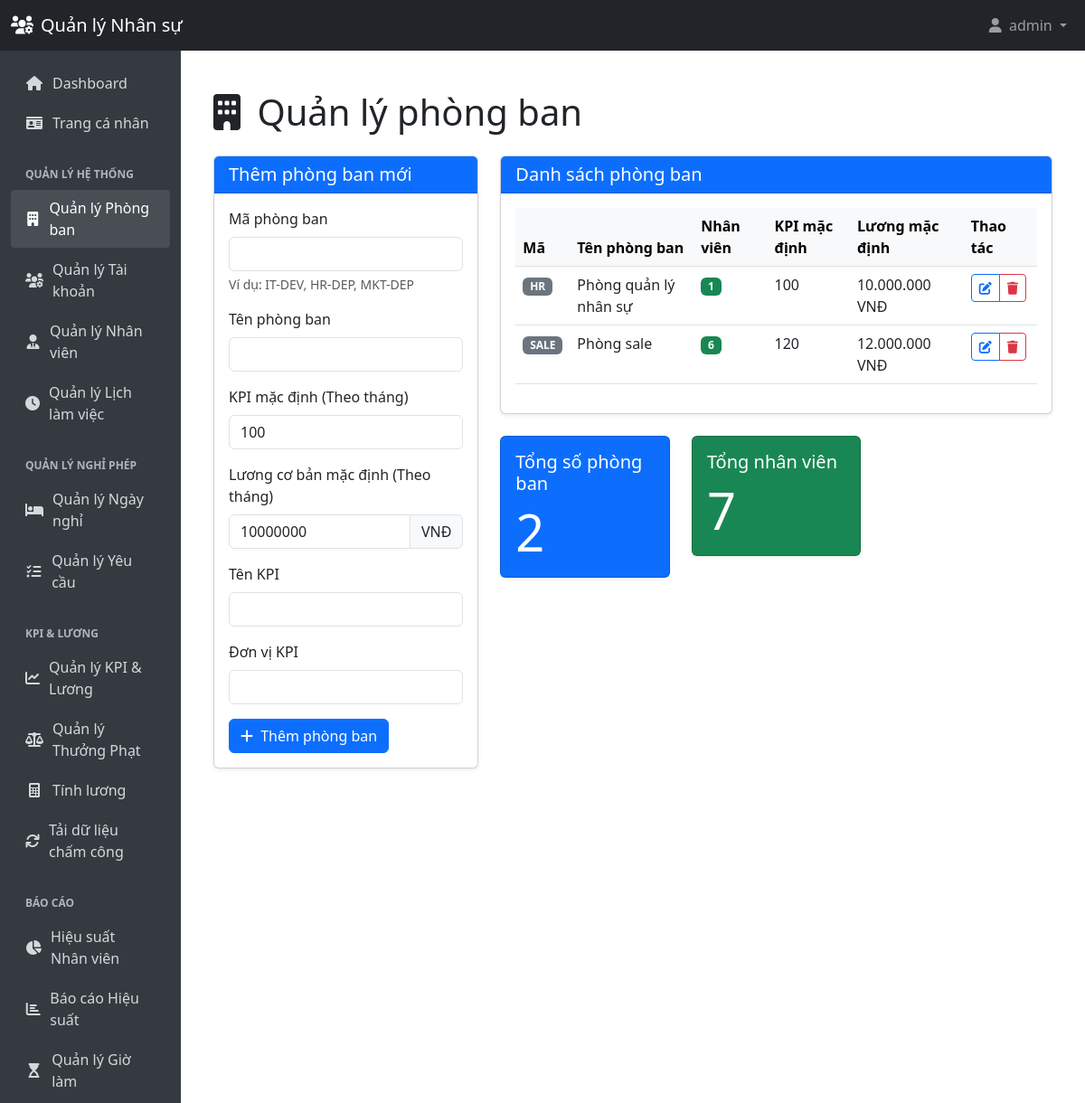
The app's page /pages/departments.php (signed in) with its own data.
### tables this page shows
CREATE TABLE `users` (
  `user_id` int(11) NOT NULL,
  `username` varchar(50) NOT NULL,
  `password` varchar(255) NOT NULL,
  `email` varchar(100) DEFAULT NULL,
  `role_id` int(11) NOT NULL,
  `created_at` timestamp NULL DEFAULT current_timestamp(),
  `is_locked` tinyint(1) DEFAULT 0
);

CREATE TABLE `departments` (
  `department_id` int(11) NOT NULL,
  `department_code` varchar(50) NOT NULL,
  `department_name` varchar(100) NOT NULL,
  `kpi_name` varchar(100) NOT NULL,
  `kpi_unit` varchar(100) NOT NULL,
  `max_employees` int(11) NOT NULL,
  `default_kpi` decimal(10,2) NOT NULL,
  `default_salary` decimal(12,2) NOT NULL,
  `created_at` timestamp NULL DEFAULT current_timestamp(),
  `updated_at` timestamp NULL DEFAULT current_timestamp() ON UPDATE current_timestamp(),
  `is_active` tinyint(1) NOT NULL DEFAULT 1
);

### config/db.php (called while the page is built, shortened)
<?php
$host = 'localhost';
$dbname = 'qlns';
$username = 'root';
$password = '';
$charset = 'utf8mb4';
$dsn = "mysql:host=$host;dbname=$dbname;charset=$charset";
$options = [
    PDO::ATTR_ERRMODE => PDO::ERRMODE_EXCEPTION,
    PDO::ATTR_DEFAULT_FETCH_MODE => PDO::FETCH_ASSOC,
    PDO::ATTR_EMULATE_PREPARES => false,
];
try {
    $pdo = new PDO($dsn, $username, $password, $options);
} catch (PDOException $e) {
    die("Lỗi kết nối cơ sở dữ liệu: " . $e->getMessage());
}
function getCurrentUser() {
    if (isset($_SESSION['user_id'])) {
        global $pdo;
        $stmt = $pdo->prepare("
            SELECT u.*, r.role_name
            FROM users u
            JOIN roles r ON u.role_id = r.role_id
            WHERE u.user_id = ?
        ");
        $stmt->execute([$_SESSION['user_id']]);
        return $stmt->fetch();
    }
    return false;
}
?>

### pages/departments.php (the view, shortened to what this page needs)
<?php
require_once dirname(__DIR__) . '/config/db.php';
try {
    $stmt = $pdo->query("
        SELECT d.*,
               (SELECT COUNT(*) FROM employees e WHERE e.department_id = d.department_id and e.is_locked = 0) as employee_count,
               (SELECT COUNT(*) FROM monthly_department_settings mds WHERE mds.department_id = d.department_id) as settings_count
        FROM departments d
        where d.is_active = 1
        ORDER BY d.department_name
    ");
    $departments = $stmt->fetchAll();
} catch (PDOException $e) {
    $error = "Lỗi khi lấy danh sách phòng ban: " . $e->getMessage();
    $departments = [];
}
$departmentToEdit = null;
?>
<!DOCTYPE html>
<html lang="vi">
<head>
    <link href="https://cdn.jsdelivr.net/npm/bootstrap@5.3.0-alpha1/dist/css/bootstrap.min.css" rel="stylesheet">
    <link rel="stylesheet" href="https://cdnjs.cloudflare.com/ajax/libs/font-awesome/6.4.0/css/all.min.css">
</head>
<body>
<?php include dirname(__DIR__) . '/partials/header.php'; ?>
    <div class="container mt-4">
        <h1 class="mb-4">
            <i class="fas fa-building me-2"></i>
            Quản lý phòng ban
        </h1>
        <div class="row">
        <?php
if ($currentUser['role_name'] === 'Admin'): ?>
    <div class="col-lg-4 mb-4">
        <div class="card shadow-sm">
            <div class="card-header bg-primary text-white">
                <h5 class="card-title mb-0">
                    <?= $departmentToEdit ? 'Cập nhật phòng ban' : 'Thêm phòng ban mới' ?>
                </h5>
            </div>
            <div class="card-body">
                <form method="post" action="">
                    <div class="mb-3">
                        <label for="department_code" class="form-label">Mã phòng ban</label>
                        <input type="text" class="form-control" id="department_code" name="department_code"
                               value="<?= $departmentToEdit ? $departmentToEdit['department_code'] : '' ?>"
                               <?= $departmentToEdit ? 'readonly' : 'required' ?>>
                        <div class="form-text">Ví dụ: IT-DEV, HR-DEP, MKT-DEP</div>
                    </div>
                    <div class="mb-3">
                        <label for="department_name" class="form-label">Tên phòng ban</label>
                        <input type="text" class="form-control" id="department_name" name="department_name"
                               value="<?= $departmentToEdit ? $departmentToEdit['department_name'] : '' ?>" required>
                    </div>
                    <div class="mb-3">
                        <label for="default_kpi" class="form-label">KPI mặc định (Theo tháng)</label>
                        <input type="number" step="1" class="form-control" id="default_kpi" name="default_kpi"
                               value="<?= $departmentToEdit ? $departmentToEdit['default_kpi'] : '100' ?>" required min="0">
                    </div>
                    <div class="mb-3">
                        <label for="default_salary" class="form-label">Lương cơ bản mặc định (Theo tháng)</label>
                        <div class="input-group">
                            <input type="number" class="form-control" id="default_salary" name="default_salary"
                                   value="<?= $departmentToEdit ? $departmentToEdit['default_salary'] : '10000000' ?>" required min="0">
                            <span class="input-group-text">VNĐ</span>
                        </div>
                    </div>
                    <div class="mb-3">
                        <label for="kpi_name" class="form-label">Tên KPI</label>
                        <input type="text" class="form-control" id="kpi_name" name="kpi_name"
                        value="<?= $departmentToEdit ? $departmentToEdit['kpi_name'] : '' ?>" required>
                    </div>
                    <div class="mb-3">
                        <label for="kpi_unit" class="form-label">Đơn vị KPI</label>
                        <input type="text" class="form-control" id="kpi_unit" name="kpi_unit"
                        value="<?= $departmentToEdit ? $departmentToEdit['kpi_unit'] : '' ?>" required>
                    </div>
                    <?php if ($departmentToEdit): ?>
                        <button type="submit" name="update_department" class="btn btn-success">
                            <i class="fas fa-save me-1"></i> Cập nhật phòng ban
                        </button>
                        <a href="departments.php" class="btn btn-secondary">
                            <i class="fas fa-times me-1"></i> Hủy
                        </a>
                    <?php else: ?>
                        <button type="submit" name="add_department" class="btn btn-primary">
                            <i class="fas fa-plus me-1"></i> Thêm phòng ban
                        </button>
                    <?php endif; ?>
                </form>
            </div>
        </div>
    </div>
<?php endif; ?>
            <div class="col-lg-8">
                <div class="card shadow-sm">
                    <div class="card-header bg-primary text-white">
                        <h5 class="card-title mb-0">Danh sách phòng ban</h5>
                    </div>
                    <div class="card-body">
                        <?php if (empty($departments)): ?>
                            <div class="alert alert-info">
                                Chưa có phòng ban nào. Hãy thêm phòng ban mới!
                            </div>
                        <?php else: ?>
                            <div class="table-responsive">
                                <table class="table table-hover">
                                    <thead class="table-light">
                                        <tr>
                                            <th>Mã</th>
                                            <th>Tên phòng ban</th>
                                            <th>Nhân viên</th>
                                            <th>KPI mặc định</th>
                                            <th>Lương mặc định</th>
                                            <?php if ($currentUser['role_name'] === 'Admin'): ?>
                                            <th>Thao tác</th>
                                            <?php endif; ?>
                                        </tr>
                                    </thead>
                                    <tbody>
                                        <?php foreach ($departments as $department): ?>
                                            <tr>
                                                <td><span class="badge bg-secondary"><?= htmlspecialchars($department['department_code']) ?></span></td>
                                                <td><?= htmlspecialchars($department['department_name']) ?></td>
                                                <td>
                                                    <span class="badge <?= $department['employee_count'] >= $department['max_employees'] ? 'bg-danger' : 'bg-success' ?>">
                                                        <?= $department['employee_count']?>
                                                    </span>
                                                </td>
                                                <td><?= number_format($department['default_kpi']) ?></td>
                                                <td><?= number_format($department['default_salary'], 0, ',', '.') ?> VNĐ</td>
                                                <?php if ($currentUser['role_name'] === 'Admin'): ?>
                                                <td>
                                                    <div class="btn-group">
                                                        <a href="departments.php?edit=<?= $department['department_id'] ?>" class="btn btn-sm btn-outline-primary">
                                                            <i class="fas fa-edit"></i>
                                                        </a>
                                                        <button type="button" class="btn btn-sm btn-outline-danger"
                                                                data-bs-toggle="modal"
                                                                data-bs-target="#deleteModal<?= $department['department_id'] ?>">
                                                            <i class="fas fa-trash"></i>
                                                        </button>
                                                    </div>
                                                </td>
                                                <?php endif; ?>
                                            </tr>
                                        <?php endforeach; ?>
                                    </tbody>
                                </table>
                            </div>
                        <?php endif; ?>
                    </div>
                </div>
                <div class="row mt-4">
                    <div class="col-md-4">
                        <div class="card text-white bg-primary mb-3 shadow-sm">
                            <div class="card-body">
                                <h5 class="card-title">Tổng số phòng ban</h5>
                                <p class="card-text display-4"><?= count($departments) ?></p>
                            </div>
                        </div>
                    </div>
                    <div class="col-md-4">
                        <div class="card text-white bg-success mb-3 shadow-sm">
                            <div class="card-body">
                                <h5 class="card-title">Tổng nhân viên</h5>
                                <p class="card-text display-4">
                                    <?php
                                    $totalEmployees = 0;
                                    foreach ($departments as $department) {
                                        $totalEmployees += $department['employee_count'];
                                    }
                                    echo $totalEmployees;
                                    ?>
                                </p>
                            </div>
                        </div>
                    </div>
                </div>
            </div>
        </div>
    </div>
</body>
</html>

### partials/header.php (shortened to what this page needs)
<?php
require_once dirname(__DIR__) . '/config/db.php';
$currentUser = isset($_SESSION['user_id']) ? getCurrentUser() : false;
$currentPage = basename($_SERVER['PHP_SELF']);
?>
<!DOCTYPE html>
<html lang="vi">
<head>
    <link href="https://cdn.jsdelivr.net/npm/bootstrap@5.3.0-alpha1/dist/css/bootstrap.min.css" rel="stylesheet">
    <link rel="stylesheet" href="https://cdnjs.cloudflare.com/ajax/libs/font-awesome/6.0.0/css/all.min.css">
</head>
<body>
    <nav class="navbar navbar-expand-lg navbar-dark bg-dark">
        <div class="container-fluid">
            <a class="navbar-brand" href="#">
                <i class="fas fa-users-cog me-2"></i>Quản lý Nhân sự
            </a>
            <div class="collapse navbar-collapse" id="navbarNav">
                <ul class="navbar-nav ms-auto">
                    <?php if ($currentUser): ?>
                        <li class="nav-item dropdown">
                            <a class="nav-link dropdown-toggle" href="#" id="navbarDropdown" role="button"
                                data-bs-toggle="dropdown">
                                <i class="fas fa-user me-1"></i> <?php echo htmlspecialchars($currentUser['username']); ?>
                            </a>
                        </li>
                    <?php endif; ?>
                </ul>
            </div>
        </div>
    </nav>
    <div class="container-fluid">
        <div class="row">
            <?php if ($currentUser): ?>
                <div class="col-md-3 col-lg-2 d-md-block sidebar collapse">
                    <div class="position-sticky">
                        <ul class="nav flex-column">
                            <?php
                            function isActive($pageName) {
                                global $currentPage;
                                return $currentPage == $pageName ? 'active' : '';
                            }
                            function renderMenuItem($icon, $title, $link, $activePage = null) {
                                $activeClass = $activePage ? isActive($activePage) : '';
                                echo '<li class="nav-item">
                                    <a class="nav-link ' . $activeClass . '" href="' . $link . '">
                                        <i class="' . $icon . '"></i> ' . $title . '
                                    </a>
                                </li>';
                            }
                            function renderSectionTitle($title) {
                                echo '<div class="menu-section-title">' . $title . '</div>';
                            }
                            if ($currentUser['role_name'] == 'Admin' || $currentUser['role_name'] == 'Quản Lý Nhân Sự'):
                            renderMenuItem('fas fa-home', 'Dashboard', 'dashboard.php', 'dashboard.php');
                        endif;
                            if ($currentUser['role_name'] == 'Admin' || $currentUser['role_name'] == 'Quản Lý Nhân Sự'):
                                renderSectionTitle('Quản lý hệ thống');
                            endif;
                            if ($currentUser['role_name'] != 'Nhân viên'):
                                renderMenuItem('fas fa-hourglass-start', 'Quản lý Giờ làm', 'work_hours.php', 'work_hours.php');
                            endif;
                            ?>
                        </ul>
                    </div>
                </div>
                <main class="col-md-9 ms-sm-auto col-lg-10 px-md-4 content">
            <?php else: ?>
                <main class="col-12 content">
            <?php endif; ?>

### partials/header.php (style rules this page uses)
:root { --sidebar-bg: #343a40; --sidebar-link: rgba(255, 255, 255, 0.8); --sidebar-hover: #fff; --sidebar-active-bg: rgba(255, 255, 255, 0.1); }
.sidebar { min-height: calc(100vh - 56px); background-color: var(--sidebar-bg); padding-top: 1rem; }
.sidebar .nav-link { color: var(--sidebar-link); padding: 0.5rem 1rem; margin-bottom: 0.25rem; border-radius: 0.25rem; transition: all 0.2s ease; display: flex; align-items: center; }
.sidebar .nav-link.active { color: var(--sidebar-hover); background-color: var(--sidebar-active-bg); font-weight: 500; }
.sidebar .nav-link i { margin-right: 10px; width: 20px; text-align: center; }
.content { padding: 20px; }
.menu-section-title { color: #adb5bd; text-transform: uppercase; font-size: 0.75rem; font-weight: 600; padding: 0.5rem 1rem; margin-top: 1rem; }

### records on screen
users: username "admin"
departments: department_code "HR", department_name "Phòng quản lý nhân sự", employee_count "1", default_kpi "100", default_salary "10.000.000"
departments: department_code "SALE", department_name "Phòng sale", employee_count "6", default_kpi "120", default_salary "12.000.000"

### other values on screen
$title "QUẢN LÝ HỆ THỐNG QUẢN LÝ NGHỈ PHÉP KPI & LƯƠNG BÁO CÁO"
count($departments) "2"
$totalEmployees "7"
